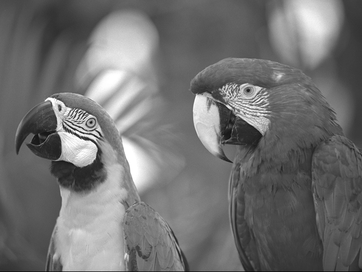
#> input picture lab2/lab1_gray.png, 362 x 272 px, shrunk from 681 x 512 before the run
$ python zad4funcs.py
#> lines starting #> are read from the running program, lines starting #| are printed output that depends on the picture; long printed decimals are rounded
import matplotlib.pyplot as plt
import PIL.Image as Image
import numpy as np

UINT8_DIM, DOUBLE_DIM = (0, 255), (0, 1)  # zakresy kolorów ([0..255] dla uint8 i [0, 1] dla double)


def calc_bright(src: np.ndarray) -> float:
    size = src.shape
    # wynik zbliżony do natywnej metody src.mean(dtype="float64") -> utrata precyzji
    return sum(map(lambda x: sum(x), src)) / (size[0] * size[1])


def calc_con(src: np.ndarray, dev: float = None) -> float:
    if dev is None:
        dev = calc_bright(src)
    size = src.shape
    # wynik zbiżony do natywnej metody src.std(dtype="float64) -> utrata precyzji
    return (sum(map(lambda x: sum((x - dev) ** 2), src)) / (size[0] * size[1])) ** 0.5


def convert_to(src: np.ndarray, dst_minmax: tuple[int], dst_type: type) -> np.ndarray:
    src_min, src_max = src.min(), src.max()
    if (src_min, src_max) == dst_minmax:
        return src.astype(dst_type)
    dst_min, dst_max = dst_minmax
    a = (dst_max - dst_min) / (src_max - src_min)
    # b = (dst_min - src_min * a)
    # y = ax + b -> a * src + (dst_min - src_min * a) -> a * src - a * src_min + dst_min:
    return (a * (src - src_min) + dst_min).astype(dst_type)


def print_prop(name: str, dtype: type, prop: tuple[tuple[str], tuple[float]]) -> None:
    print(f"{name} [dtype: {dtype}]: ({prop[0][0]}: {prop[1][0]}), ({prop[0][1]}: {prop[1][1]})")


def zip_prop(src: np.ndarray) -> tuple[tuple[str], tuple[float]]:
    brightness = calc_bright(src)
    contrast = calc_con(src, brightness)
    return ("brightness", "contrast"), (brightness, contrast)


def print_decor_ax(ax: plt.Axes, src: np.ndarray, fname: str, color: list[str], ylim: tuple[int]) -> None:
    properties = zip_prop(src)
    ax.set_ylim(ylim)
    ax.set_title(f"{fname}: {src.dtype}")
    ax.bar(*properties, color=color)
    for ind, p in enumerate(properties[1]):
        ax.text(ind, p + 0.05 * ylim[1], str(p), ha="center")
    print_prop(fname, src.dtype, properties)


files = ["lab1_gray.png","gray1.jpeg", "gray2.jpg", "gray3.jpg"]
fig, ax = plt.subplots(len(files), 3, num="zadanie 4")
fig.tight_layout()
for i, f in enumerate(files):
    img = np.asarray(Image.open(f))  # wczytaj obraz
#> img is the input picture: shape (272, 362); min 16, max 255, mean 112.9
    uint8img = convert_to(img, UINT8_DIM, np.uint8)  # zkonwertuj obraz na uint8
#> in convert_to, `src_min, src_max = src.min(), src.max()`: src_min = 16; src_max = 255
#> in convert_to, `a = (dst_max - dst_min) / (src_max - src_min)`: a = 1.07
    float64img = convert_to(img, DOUBLE_DIM, np.float64)  # zkonweruj obraz na float64 (double)

    ax[i, 0].set_title(f)
    ax[i, 0].imshow(img, cmap="gray") # pokaż obraz oryginalny

    print_decor_ax(ax[i, 1], uint8img, f, ["#0000aa", "#00aa00"], UINT8_DIM) # przedstaw dane dla typu uint8
#> in zip_prop, `brightness = calc_bright(src)`: brightness = 102.9
#> in zip_prop, `contrast = calc_con(src, brightness)`: contrast = 49.94
#> in print_decor_ax, `properties = zip_prop(src)`: properties = (('brightness', 'contrast'), (102.9, 49.94))
#> the loop in print_decor_ax, `for ind, p in enumerate(properties[1]):` made 2 passes
#> (ind, p) on passes 1 to 2: (0, 102.9), (1, 49.94)
#| lab1_gray.png [dtype: uint8]: (brightness: 102.874), (contrast: 49.936)
    print_decor_ax(ax[i, 2], float64img, f, ["#0000ff", "#00ff00"], DOUBLE_DIM) # przedstaw dane dla typu float64
#> the loop in print_decor_ax (call 2), `for ind, p in enumerate(properties[1]):` made 2 passes
#> (ind, p) on passes 1 to 2: (0, 0.405), (1, 0.196)
#| lab1_gray.png [dtype: float64]: (brightness: 0.4054), (contrast: 0.1959)

plt.show()
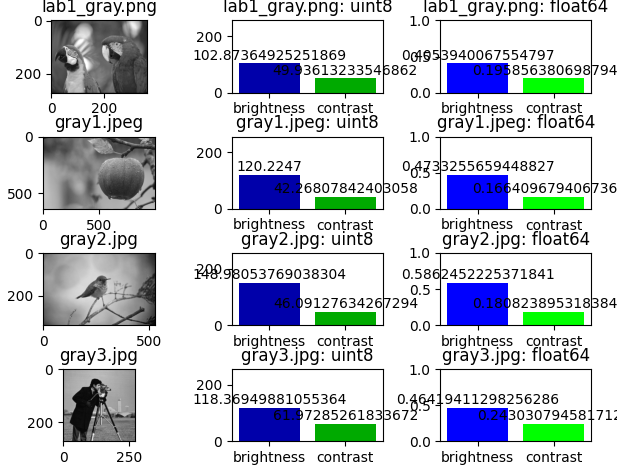
#> figure drawn by matplotlib, 12 panels
